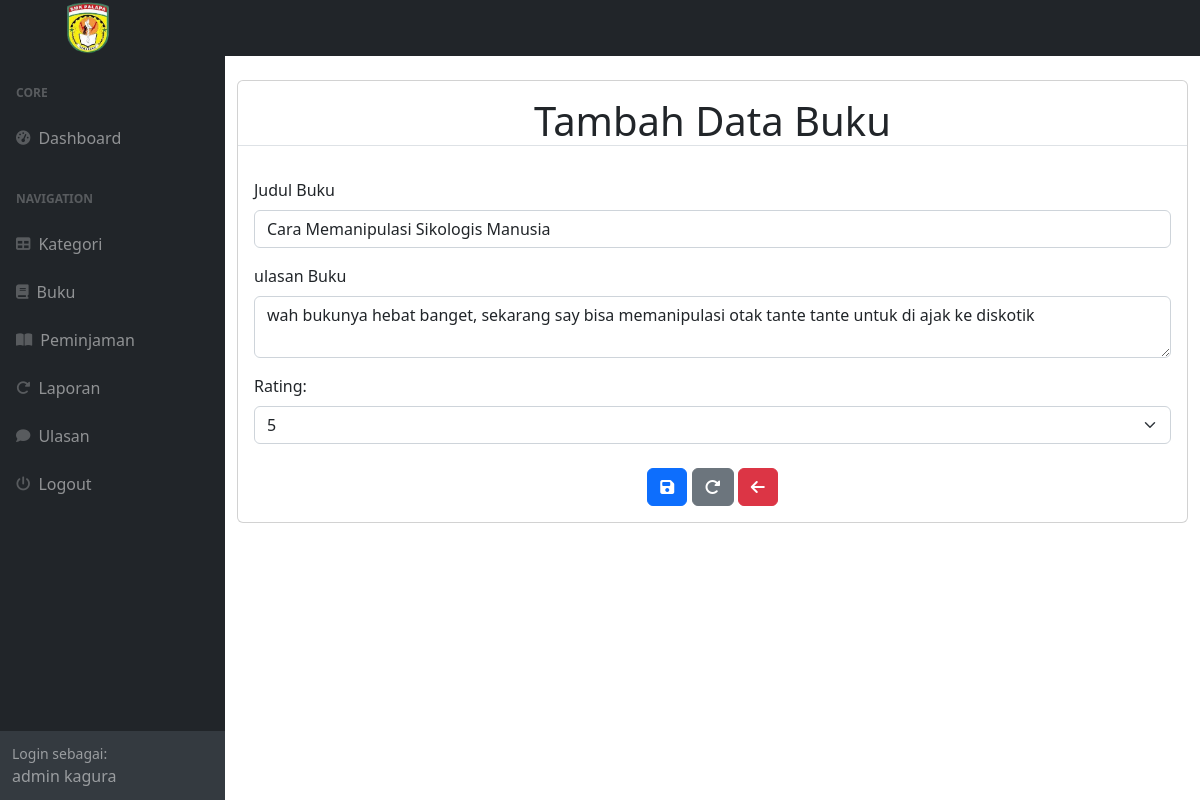
The page /index.php?page=ulasan/ulasanEdit&id=1 (signed in) on the database its author committed.
### tables this page shows
CREATE TABLE `ulasan` (
  `ulasanID` int NOT NULL,
  `userID` int NOT NULL,
  `bukuID` int NOT NULL,
  `ulasan` text NOT NULL,
  `rating` int NOT NULL
);

CREATE TABLE `buku` (
  `bukuID` int NOT NULL,
  `kategoriID` int NOT NULL,
  `judul` varchar(255) NOT NULL,
  `penulis` varchar(255) NOT NULL,
  `penerbit` varchar(255) NOT NULL,
  `tahunTerbit` varchar(255) NOT NULL,
  `deskripsi` varchar(255) NOT NULL
);

### ulasan/ulasanEdit.php (the view, shortened to what this page needs)
<div class="card mt-4">
    <div class="card-title text-center">
        <h1 class="mt-3 border-bottom">Tambah Data Buku</h1>
    </div>
    <div class="card-body">
        <div class="row">
            <div class="col-md-12">
                <form method="post">
                    <?php
                    $id = $_GET['id'];
                            $query = mysqli_query($koneksi, "SELECT*FROM ulasan WHERE ulasanID=$id");
                            $data = mysqli_fetch_array($query);
                        ?>
                    <div class="mb-3">
                        <label for="buku" class="form-label">Judul Buku</label>
                        <select class="form-control" name="bukuID" id="bukuID">
                            <?php
                                $query = mysqli_query($koneksi, "SELECT * FROM buku");
                                while ($buku = mysqli_fetch_array($query)) {
                                ?>
                            <option
                                <?php if (isset($data['bukuID']) && $buku['bukuID'] == $data['bukuID']) echo 'selected'; ?>
                                value="<?php echo $buku['bukuID']; ?>">
                                <?php echo $buku['judul']; ?>
                            </option>
                            <?php
                                }
                                ?>
                        </select>
                    </div>
                    <div class=" mb-3">
                        <label for="ulasan" class="form-label">ulasan Buku</label>
                        <textarea type="text" class="form-control" id="ulasan"
                            name="ulasan"><?php echo $data['ulasan']; ?> </textarea>
                    </div>
                    <div class="mb-3">
                        <label for="rating" class="form-label">Rating:</label>
                        <select class="form-select" name="rating">
                            <?php
                                for($i = 1; $i<=5; $i++){
                                    ?>
                            <option <?php if($data['rating'] == $i) echo 'selected';?>><?php echo $i; ?></option>
                            <?php
                                }
                                ?>
                        </select>
                    </div>
                    <div class="d-flex mt-4 mx-3 justify-content-center">
                        <button type="submit" class="btn btn-primary ml-3" name="submit"><i
                                class="fas fa-floppy-disk"></i></button>&nbsp;
                        <button type="reset" class="btn btn-secondary ml-3"><i
                                class="fas fa-rotate-right"></i></button>&nbsp;
                        <a href="?page=ulasan/ulasan" class="btn btn-danger ml-3"><i class="fas fa-arrow-left"></i></a>
                    </div>
                </form>
            </div>
        </div>
    </div>
</div>
</div>

### rows shown on the page
ulasan: bukuID "Cara Memanipulasi Sikologis Manusia", ulasan "wah bukunya hebat banget, sekarang say bisa memanipulasi otak tante tante untuk di ajak ke diskotik", rating "5"

### other values the page prints
$_SESSION['users']['nama'] "admin kagura"
